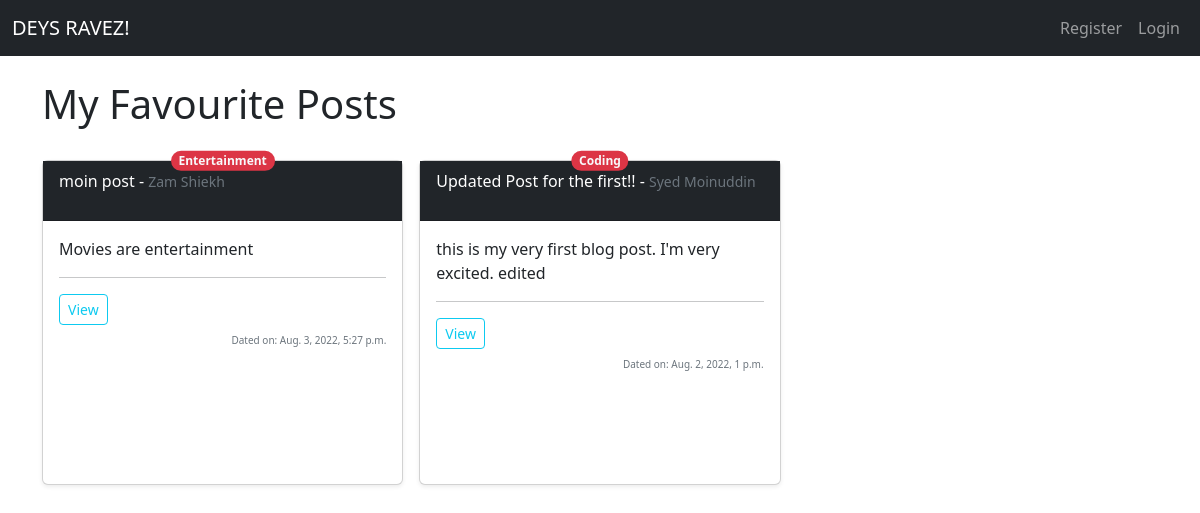
The app's page /mylikedpost/1, older data.
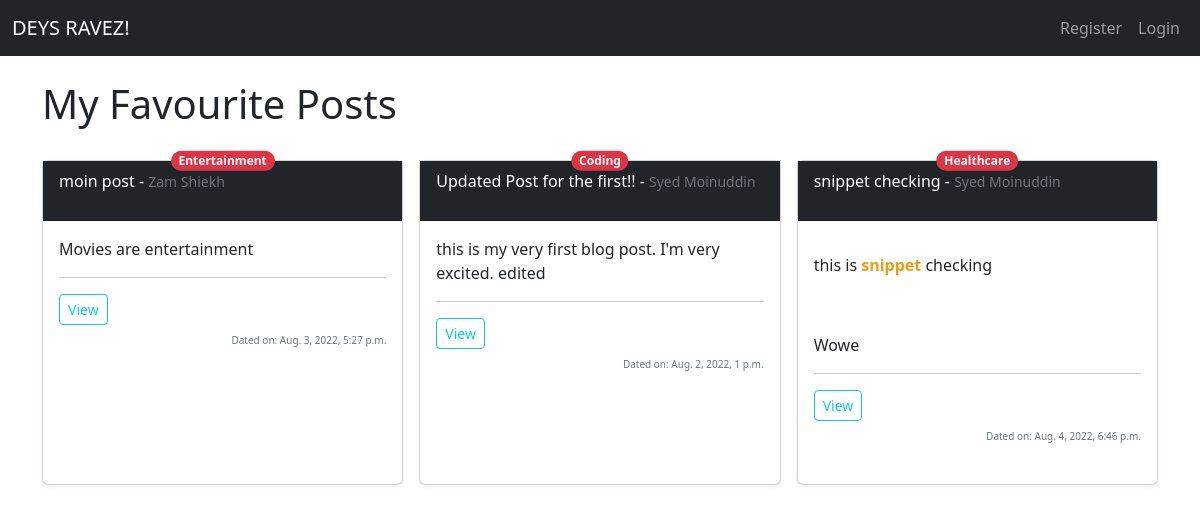
The same page, newer data.
### zblog/models.py (models this page shows, shortened)
class Post(models.Model):
    title = models.CharField(max_length=600)
    title_tag = models.CharField(max_length=600) #,default="DEYS RAVEZ!"
    author = models.ForeignKey(User, on_delete=models.CASCADE)
    body = RichTextField(blank=True, null=True)
    updated_date = models.DateTimeField(auto_now_add=True)
    category = models.CharField(max_length=255, default='coding')
    snippet = models.CharField(max_length=255)
    likes = models.ManyToManyField(User, related_name='blog_posts')

### zblog/views.py (the view)
# urls.py: path('mylikedpost/<int:pk>', views.MyLikedView, name="mylikedpost"),
def MyLikedView(request, pk):
    myLiked_posts = Post.objects.filter(likes__in=[pk])
    return render(request, 'liked_post.html', {'myLiked_posts':myLiked_posts, })

### zblog/templates/liked_post.html (shortened to what this page needs)
{% extends 'base.html' %}
{% block content %}
    <h1>My Favourite Posts</h1>
<br>
<div class="row row-cols-1 row-cols-sm-2 row-cols-md-3 g-3">
    {% for post in myLiked_posts %}
    <div class="col mb-2">
        <div class="card shadow-sm position-relative" >
            <span class="position-absolute top-0 start-50 translate-middle badge rounded-pill bg-danger">
                <a class="text-decoration-none text-light" href="{% url 'category' post.category|slugify %}">{{post.category|capfirst }}</a>
              </span>
            <div class="card-header bg-dark text-white" style="min-height: 60px;">
                {{post.title}} - <small class="mb-1 text-muted">{{post.author.first_name}}
                    {{post.author.last_name}}</small>
            </div>
            <div class="card-body" style="min-height: 263px;">
                <p class="card-text">{{post.body | slice:":200" | safe }}</p>
                <hr>
                <div class="d-flex justify-content-between align-items-center">
                    <div class="btn-group">
                        <a href="{% url 'detail' post.pk %}" class="btn btn-sm btn-outline-info">View</a>
                    </div>
                </div>
                <small class="text-muted my-2" style="font-size:x-small;float: right;">Dated on: {{post.updated_date}}</small>
            </div>
        </div>
    </div>
    {% endfor %}
</div>
{% endblock %}

Row changes from the older to the newer data that the page shows:
added Post: category "Healthcare", title "snippet checking", author.first_name "Syed", author.last_name "Moinuddin", body "this is snippet checking Wowe", updated_date "Aug. 4, 2022, 6:46 p.m."
